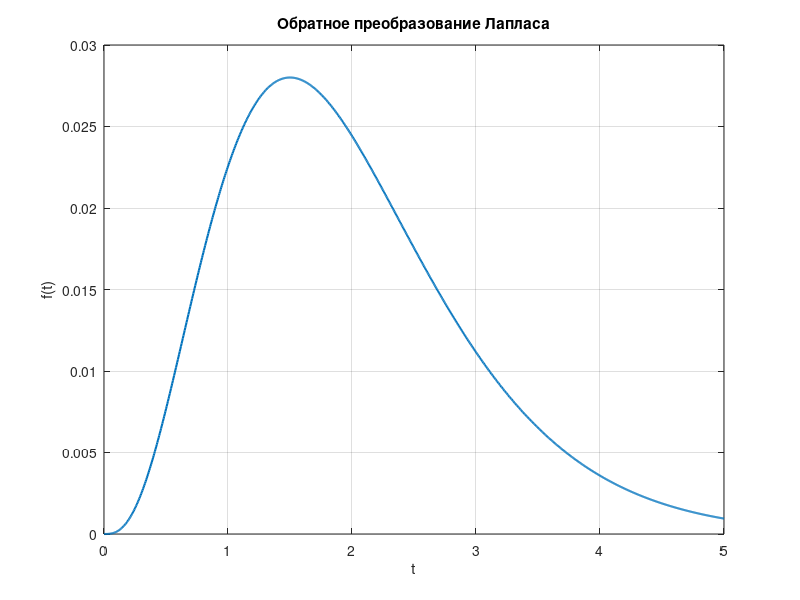

Write MATLAB code to recreate this figure.
% =========================================================
% ЛР4 — Задание 2
% Обратное преобразование Лапласа (без Symbolic Toolbox)
% F(s) = 1/(s+a)^N
% =========================================================

clear;
clc;

%% Параметры

a = 2;
N = 4;

t = linspace(0, 5, 1000);

%% Обратное преобразование (аналитическая формула)

f = (t.^(N-1) ./ factorial(N-1)) .* exp(-a*t);

%% =========================================================
% График
% =========================================================

figure('Visible','off','Name','Обратное Лапласа','NumberTitle','off');

plot(t, f, 'LineWidth', 1.5);
grid on;

title('Обратное преобразование Лапласа');
xlabel('t');
ylabel('f(t)');

%% Сохранение графика

exportgraphics(gcf, 'laplace_inverse.png', 'Resolution', 300);
close(gcf);

%% Сохранение в файл

fileID = fopen('laplace_inverse_result.txt','w');

fprintf(fileID, 'ЛР4 - Задание 2\n');
fprintf(fileID, 'F(s) = 1/(s+a)^N\n\n');
fprintf(fileID, 'a = %d\nN = %d\n\n', a, N);
fprintf(fileID, 'f(t) = (t^(N-1)/(N-1)!) * exp(-a*t)\n\n');

for i = 1:length(t)
    fprintf(fileID, '%.5f\t%.6f\n', t(i), f(i));
end

fclose(fileID);

disp('Готово: laplace_inverse.png и laplace_inverse_result.txt');

drawnow;
exit;
